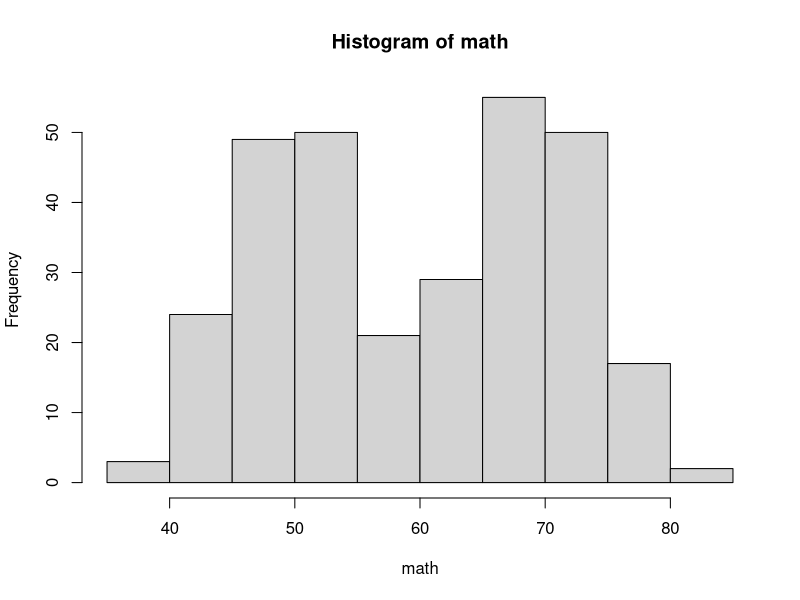
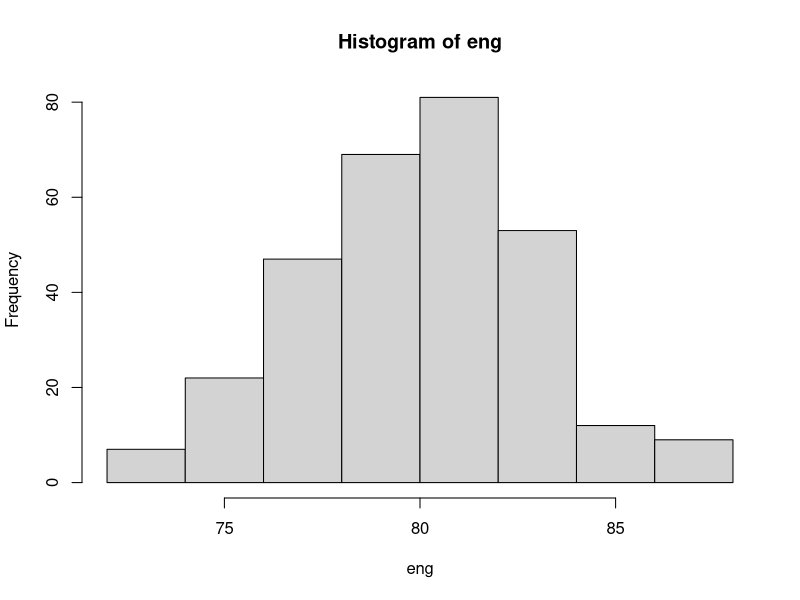
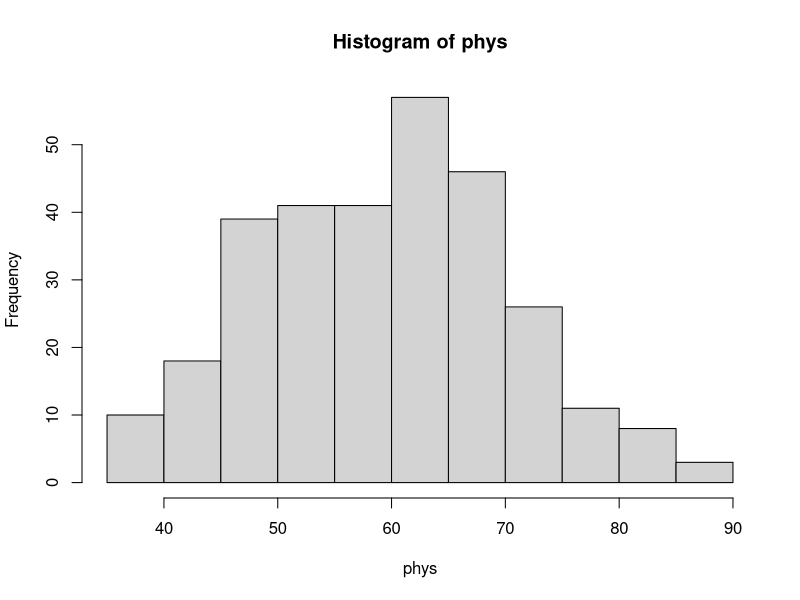
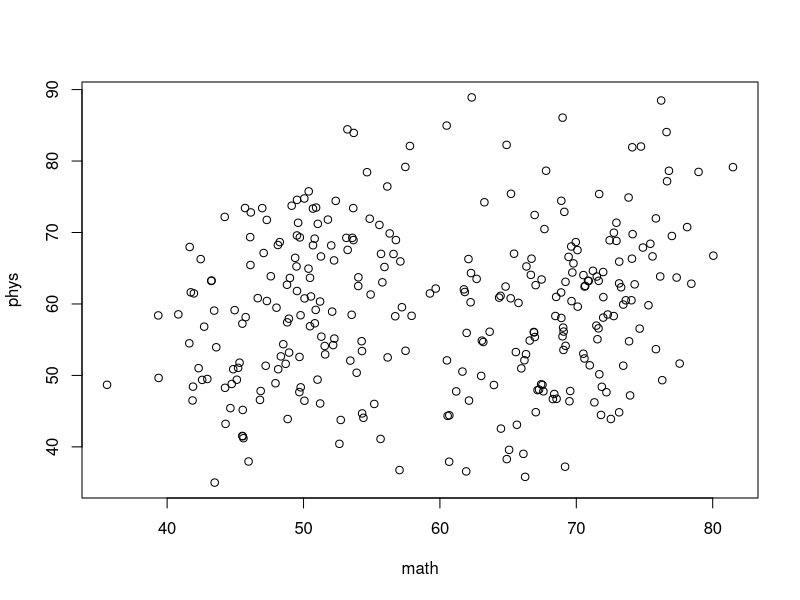
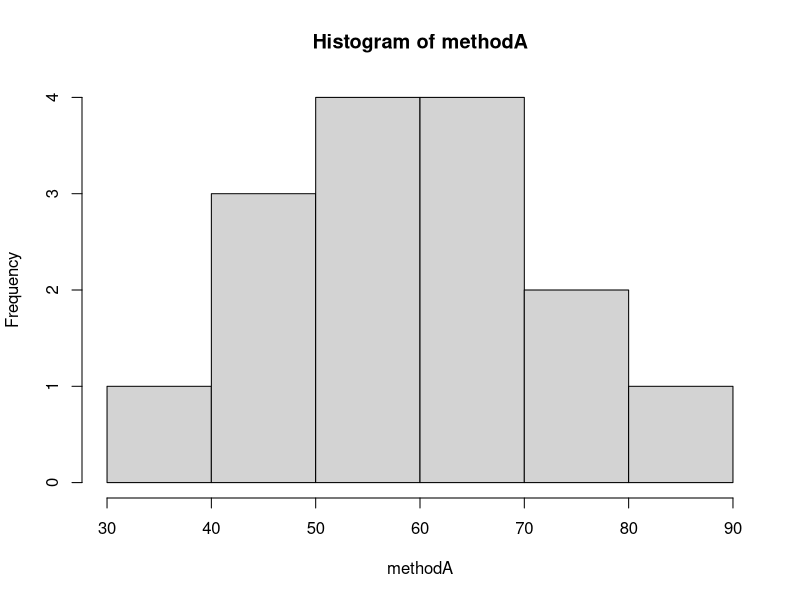
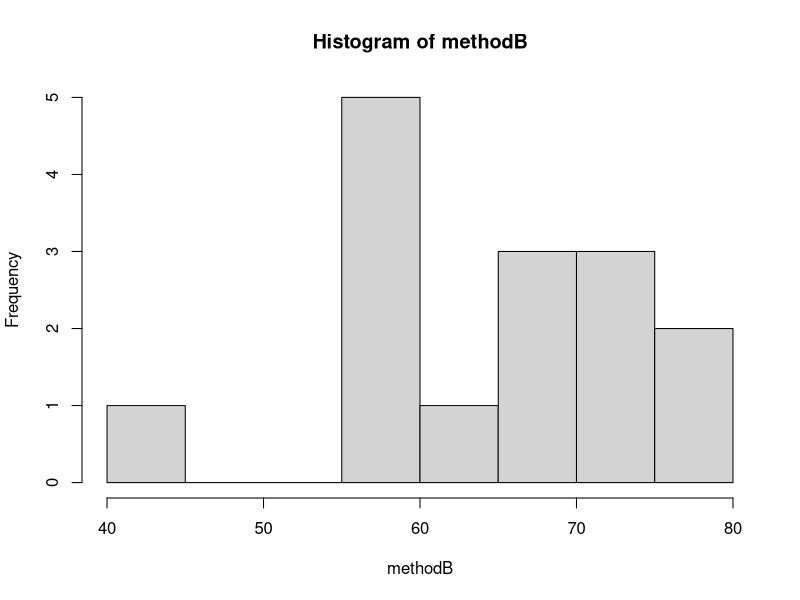
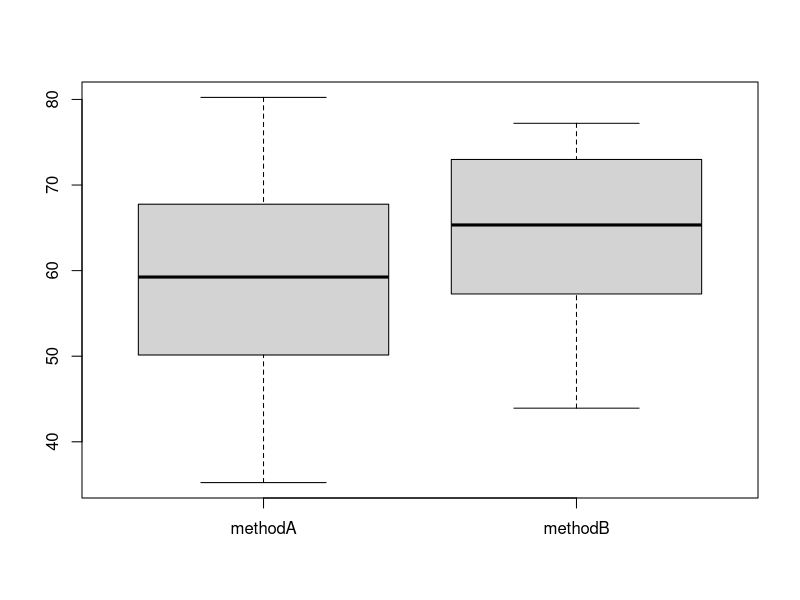

The R source for these figures, in order:
# data summary
n<-300
mA<-60
mB<-80
mC<-60

sdA<-5
sdB<-3
sdC<-15
gapA<-10

math<-rnorm(n, mean=mA, sd=sdA)
phys<-math+rnorm(n, mean=mC-mA, sd=sdC-sdA)
math[seq(1,n/2)]<-math[seq(1,n/2)]-gapA
math[seq(n/2+1,length(math))]<-math[seq(n/2+1,length(math))]+gapA
eng<-rnorm(n, mean=mB, sd=sdB)

hist(math)
hist(eng)
hist(phys)

(90-mean(eng))/sd(eng)
(90-mean(math))/sd(math)
(90-mean(phys))/sd(phys)

cor(math,eng)
cor(math,phys)
cor(eng,phys)

plot(math,phys)

dat<-data.frame(cbind(math,eng,phys))
write.csv(dat,file='week13_1.csv',row.names = FALSE) 

# confidence interval
n<-15
mA<-60
mB<-65

sdA<-10
sdB<-8

methodA<-sort(rnorm(n, mean=mA, sd=sdA))
methodB<-sort(rnorm(n, mean=mB, sd=sdB))
hist(methodA)
hist(methodB)

lowerA<-mean(methodA)-sd(methodA)/sqrt(length(methodA))*qt(0.05/2,length(methodA)-1,lower.tail = F)
upperA<-mean(methodA)+sd(methodA)/sqrt(length(methodA))*qt(0.05/2,length(methodA)-1,lower.tail = F)

lowerB<-mean(methodB)-sd(methodB)/sqrt(length(methodB))*qt(0.05/2,length(methodB)-1,lower.tail = F)
upperB<-mean(methodB)+sd(methodB)/sqrt(length(methodB))*qt(0.05/2,length(methodB)-1,lower.tail = F)

print(c(lowerA, upperA))
print(c(lowerB, upperB))

t.test(methodA, methodB, paired=F, var.equal = T)
t.test(methodA, methodB, paired=T, var.equal = T)
cdat<-data.frame(cbind(methodA,methodB))
boxplot(cdat)
write.csv(cdat,file='week13_2.csv',row.names = FALSE) 

